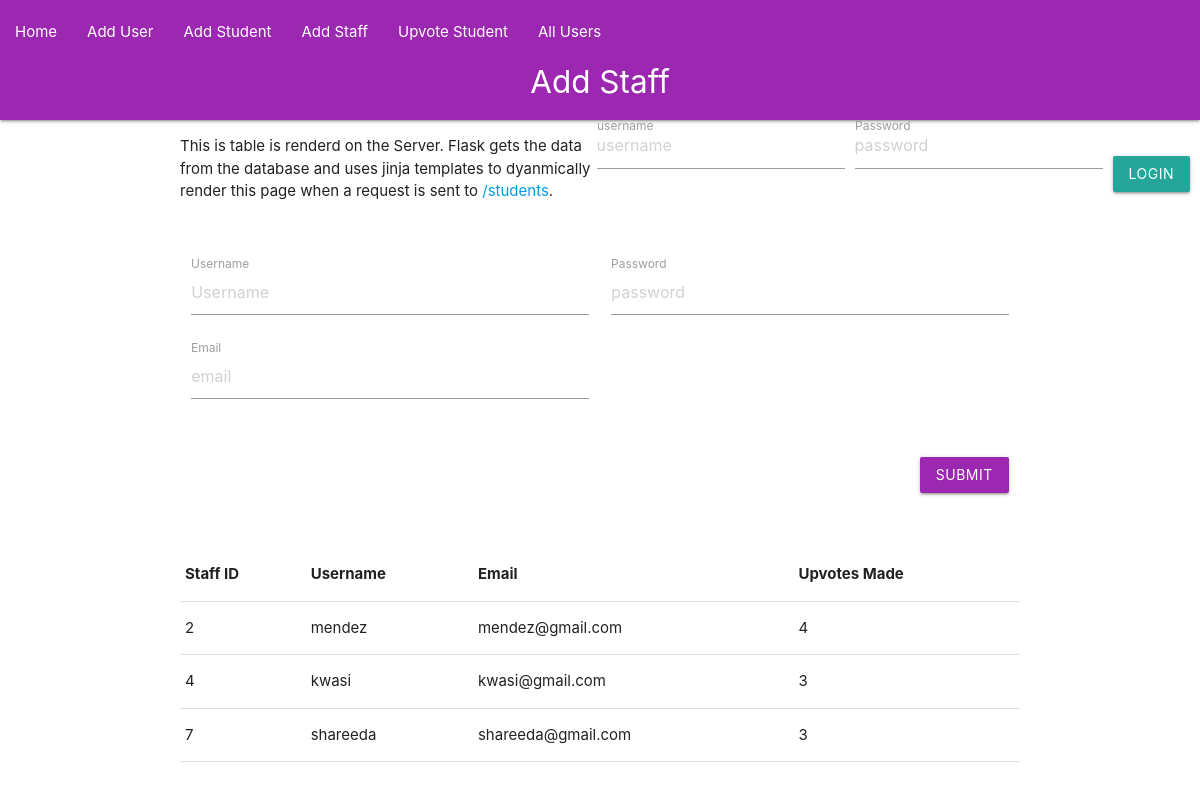
Page /staff on the earlier database version.
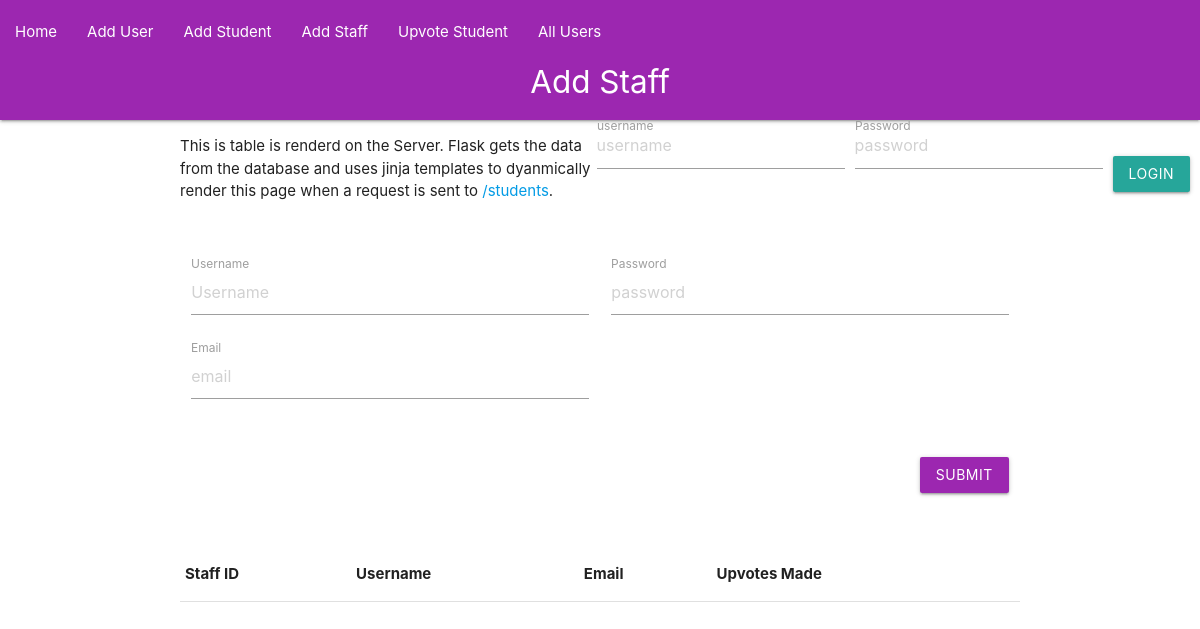
Same page on the later database version.
### App/models/staff.py (models this page shows, shortened)
class Staff(User):
    __tablename__ = "staff"
    id = db.Column(db.Integer, db.ForeignKey('user.id'), primary_key=True)
    username =  db.Column(db.String, nullable=False, unique=True)
    email = db.Column(db.String(120), nullable=False)
    upvotes_made = db.Column(db.Integer, default=0)
    __mapper_args__ = {
        'polymorphic_identity': 'staff'
    }

### App/views/staff.py (the view)
@staff_views.route('/staff', methods=['GET'])
def get_staff_page():
    staff = get_all_staff()
    return render_template('staff.html', staff=staff)

### App/controllers/auth.py (called while the page is built)
def add_auth_context(app):
  @app.context_processor
  def inject_user():
      try:
          verify_jwt_in_request()
          user_id = get_jwt_identity()
          current_user = User.query.get(user_id)
          is_authenticated = True
      except Exception as e:
          print(e)
          is_authenticated = False
          current_user = None
      return dict(is_authenticated=is_authenticated, current_user=current_user)

### App/controllers/staff.py (called while the page is built)
def get_all_staff():
    return Staff.query.all()

### App/templates/staff.html (shortened to what this page needs)
{% extends "layout.html" %}
{% block page %}Add Staff{% endblock %}
{% block content %}
    <div class="row">
        <p>
            This is table is renderd on the Server. Flask gets the data from the database and uses jinja templates to dyanmically render this page when a request is sent to <a href="/staff">/students</a>.
        </p>
    </div>
    <div class="row">
      <form class="col s12" method="POST" action="/staff">
        <div class="row">
          <div class="input-field col s6">
            <input placeholder="Username" name="username" type="text" class="validate">
            <label for="username">Username</label>
          </div>
          <div class="input-field col s6">
            <input placeholder="password" name="password" type="password" class="validate">
            <label for="password">Password</label>
          </div>
          <div class="input-field col s6">
            <input placeholder="email" name="email" type="email" class="validate">
            <label for="email">Email</label>
          </div>
        </div>
        <div class="row">
          <div class="input-field col s12">
            <button class="btn waves-effect waves-light right purple" type="submit" name="action">Submit</button>
          </div>
        </div>
      </form>
    </div>
    <div class="row">
      <table>
        <thead>
          <tr>
            <th>Staff ID</th><th>Username</th><th>Email</th><th>Upvotes Made</th>
          </tr>
        </thead>
        <tbody>
          {% for member in staff %}
            <tr>
                <td>{{member.id}}</td>
                <td>{{member.username}}</td>
                <td>{{member.email}}</td>
                <td>{{member.upvotes_made}}</td>
            </tr>
          {% endfor %}
      </table>
    </div>
{% endblock %}

Differences in the rows shown:
removed Staff: id "2", username "mendez", email "mendez@gmail.com", upvotes_made "4"
removed Staff: id "4", username "kwasi", email "kwasi@gmail.com", upvotes_made "3"
removed Staff: id "7", username "shareeda", email "shareeda@gmail.com", upvotes_made "3"
